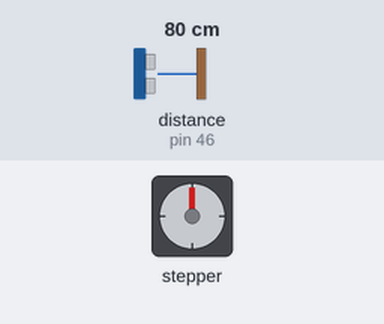
The sketch below on a simulated Arduino Mega 2560, built with avr-gcc and run on an emulated ATmega2560. Parts: stepper motor. Wiring (inferred from the names in the program): ultrasonic range finder: trigger pin 28; echo pin 46. Inputs (shaded band) come from the test bench; at power-on: distance to the obstacle (sensor on pin 46) 80 cm. The echo pulse lasts 58.3 µs per cm; stepper angles assume 200 steps per turn; what the sketch prints to the serial monitor is not drawn.

Above: at 0.05 s.
Timing chart, 0 to 3.0 s (numbered marks = the images above):
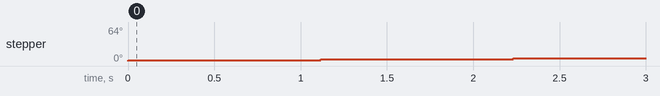

The sketch:

scannerCode.ino
```cpp
#include <AFMotor.h>

// Define the pins for the ultrasonic sensor
const int trigPin = 28;
const int echoPin = 46;

AF_Stepper motor1(200, 1);  // Create motor1 instance with 200 steps per revolution, connected to port 1
AF_Stepper motor2(200, 2);  // Create motor2 instance with 200 steps per revolution, connected to port 2

void setup() {
  Serial.begin(9600);       // Start serial communication at 9600 baud

  // Set the ultrasonic sensor pins as input and output
  pinMode(trigPin, OUTPUT);
  pinMode(echoPin, INPUT);

  motor1.setSpeed(100);     // Set initial speed for motor1 (100 RPM)
  motor2.setSpeed(100);     // Set initial speed for motor2 (100 RPM)
}

double readUltrasonicSensor() {
  // Send a 10-microsecond pulse to trigger pin to start the ranging
  digitalWrite(trigPin, LOW);
  delayMicroseconds(2);
  digitalWrite(trigPin, HIGH);
  delayMicroseconds(10);
  digitalWrite(trigPin, LOW);

  // Read the signal from the echo pin, which is the time (in microseconds) from sending to receiving the echo
  long duration = pulseIn(echoPin, HIGH);

  // Calculate the distance in cm
  double distance = (duration * 0.034) / 2;

  return distance;
}

void loop() {
  for(int k = 0; k < 30; k ++) {
    // Move motor1 by 1 degree every second till 360 degrees
    for (int i = 0; i < 46; i++) {
      motor1.step(1, FORWARD, SINGLE);  // Move motor1 one step forward

      // Measure distance 20 times during each step of motor1
      for (int j = 0; j < 20; j++) {
        double distance = readUltrasonicSensor();  // Read and convert the distance from the ultrasonic sensor
        Serial.println(distance);
      }

      delay(1000);  // Wait for 1 second
    }

    // Move motor2 by 1 degree every second till 360 degrees
    for (int i = 0; i < 5; i++) {
      motor2.step(1, BACKWARD, SINGLE);  // Move motor2 one step backward
      delay(1000);                      // Wait for 1 second
    }
  }

  for (int i = 0; i < 60; i++) {
    motor2.step(1, FORWARD, SINGLE);  // Move motor2 one step backward
    delay(100);                      // Wait for 1 second
  }

  // Add any additional logic here if needed
  while (true); // Stops the loop
}
```
